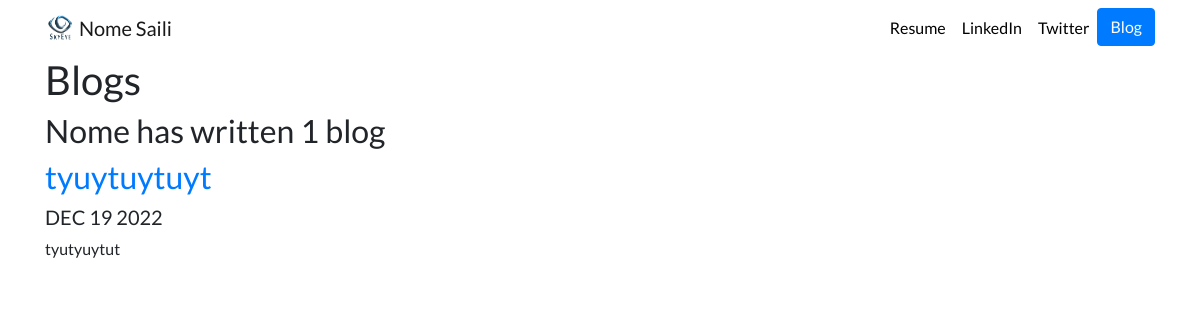
Screenshot of /blog/ with the database file from the repository.
### blog/models.py (models this page shows, shortened)
class Blog (models.Model):
    title = models.CharField(max_length=200)
    description = models.TextField()
    date = models.DateField()

### blog/views.py (the view)
# urls.py: path('', views.all_blogs, name ='all_blogs'),
def all_blogs(request):
    blogs = Blog.objects.order_by('-date') #instantiate project data into variable projects
    return render(request, 'blog/all_blogs.html', {'blogs':blogs})

### blog/templates/blog/all_blogs.html
{% extends 'portfolio/base.html' %}
{% block content %}
<h1> Blogs</h1>
<h2> Nome has written {{blogs.count}} blog{{blogs.count|pluralize}}</h2>
{% for blog in blogs %}
<a href="{% url 'blog:detail' blog.id %}">
<h2>{{blog.title}}</h2></a>
<h5>{{blog.date|date:'M d Y'|upper}}</h5>
<p>{{blog.description|truncatechars:100}}</p>
{% endfor %}
{% endblock %}

### portfolio/static/portfolio/custom.css (style rules this page uses)
body { font-family: 'Lato', sans-serif; }

### rows the page displays
Blog: title "tyuytuytuyt", date "DEC 19 2022", description "tyutyuytut"

### other values shown
{{ blogs.count }} "1"
